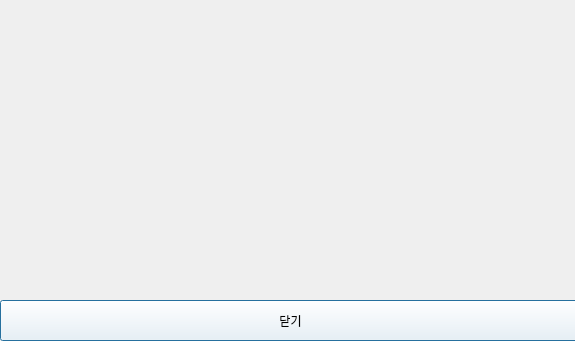
<?xml version="1.0" encoding="UTF-8"?>
<ui version="4.0">
 <class>Dialog</class>
 <widget class="QDialog" name="Dialog">
  <property name="geometry">
   <rect>
    <x>0</x>
    <y>0</y>
    <width>575</width>
    <height>341</height>
   </rect>
  </property>
  <property name="windowTitle">
   <string>Dialog</string>
  </property>
  <widget class="QPushButton" name="CloseButton">
   <property name="geometry">
    <rect>
     <x>0</x>
     <y>300</y>
     <width>581</width>
     <height>41</height>
    </rect>
   </property>
   <property name="styleSheet">
    <string notr="true">background-color: rgb(255, 255, 255);
color: rgb(0,0,0);
</string>
   </property>
   <property name="text">
    <string>닫기</string>
   </property>
  </widget>
 </widget>
 <resources/>
 <connections/>
</ui>
